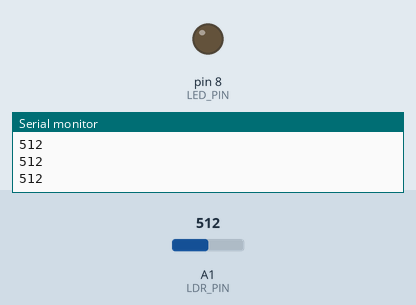
A sketch run on a simulated Arduino Uno, built with avr-gcc and run on an emulated ATmega328P. Shown: output pins drawn as LEDs (lit = HIGH), the last lines printed to the serial monitor. The test bench sets the inputs (shaded band); at power-on: A1 (LDR_PIN) = 512.

Above: at 1.2 s.
1.3 s: A1 (LDR_PIN) set to 315
2.8 s: A1 (LDR_PIN) set to 284
At 3.5 s:
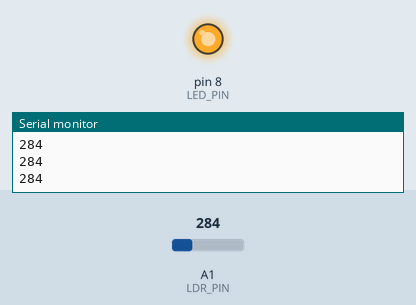
4.3 s: A1 (LDR_PIN) set to 391
5.8 s: A1 (LDR_PIN) set to 416
At 7.0 s:
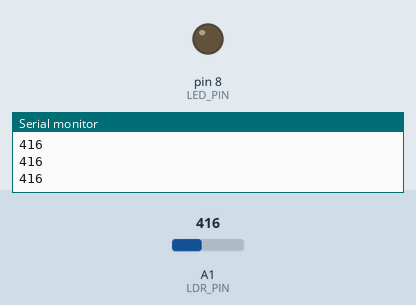
7.3 s: A1 (LDR_PIN) set to 290
At 8.5 s:
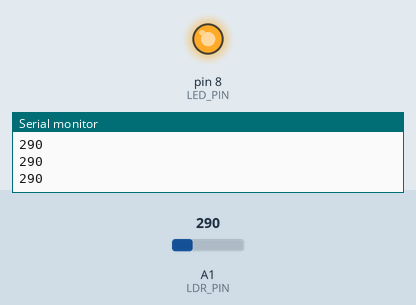
Timing chart, 0 to 9.9 s (numbered marks = the images above; inputs shaded):
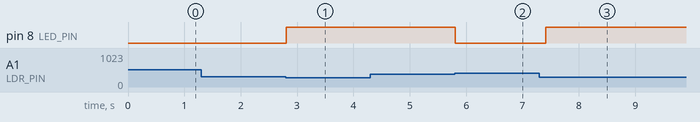

The sketch:

hy_b.ino
```cpp
// เฉลยข้อ 6 ไฟอัตโนมัติแบบมีฮิสเทอรีซิส ติดเมื่อ < 300 ดับเมื่อ > 400
const int LDR_PIN = A1;
const int LED_PIN = 8;
const int ON_LEVEL = 300;
const int OFF_LEVEL = 400;
bool lampOn = false;                // สถานะไฟปัจจุบัน

void setup() {
  Serial.begin(9600);
  pinMode(LED_PIN, OUTPUT);
}

void loop() {
  int light = analogRead(LDR_PIN);
  if (light < ON_LEVEL) {
    lampOn = true;                  // มืดพอ เปิดไฟ
  } else if (light > OFF_LEVEL) {
    lampOn = false;                 // สว่างพอ ปิดไฟ
  }                                 // ระหว่าง 300 ถึง 400 คงสถานะเดิม
  digitalWrite(LED_PIN, lampOn);
  Serial.println(light);
  delay(200);
}
```

Measured:
- the behaviour switches between 300 and 299 on A1 (LDR_PIN) (found by bisection; images 0 and 1)
- the behaviour switches between 400 and 401 on A1 (LDR_PIN) (found by bisection; images 1 and 2)
- after the input at 2.8 s, pin 8 (LED_PIN): LOW → HIGH at once
- after the input at 5.8 s, pin 8 (LED_PIN): HIGH → LOW at once
- after the input at 7.3 s, pin 8 (LED_PIN): LOW → HIGH after 0.11 s
